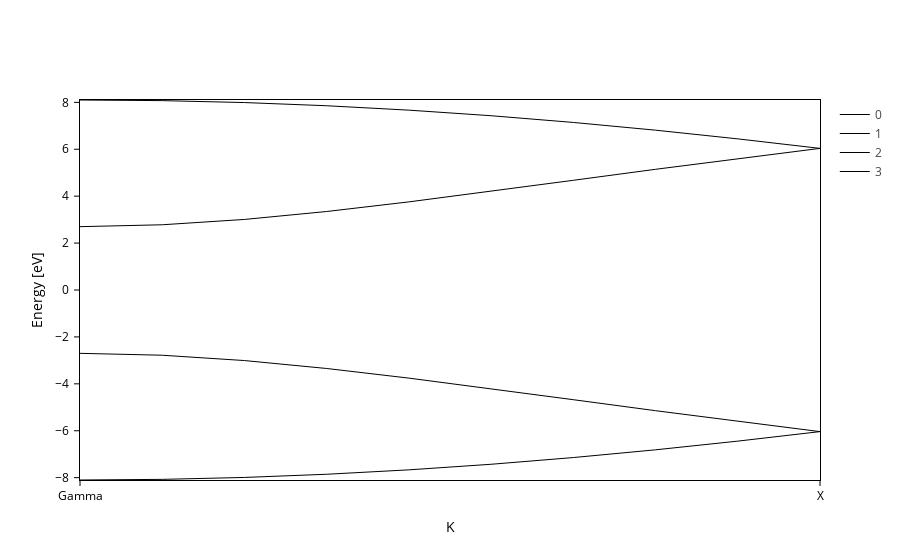

Source (notebook cell):
### Markdown cell above
All good, you can already use your new backend!

### Code cell
band_struct.plot(backend="plotly_myown")

### Figure 1 — Plotly figure (JSON) as saved in the notebook; plotly's stock layout.template omitted (floating-point values rounded to 4 significant figures)
{"data": [{"hoverinfo": "name", "hovertemplate": "%{y:.2f} eV", "line": {"color": "black", "width": 1.0}, "mode": "lines", "name": "0", "opacity": 1, "type": "scatter", "uid": "e35909fd-ecfb-4bd5-b724-7aac976c7a28", "x": [0.0, 0.08194, 0.1639, 0.2458, 0.3278, 0.4097, 0.4916, 0.5736, 0.6555, 0.7375], "y": [-8.1, -8.073, -7.991, -7.855, -7.667, -7.429, -7.144, -6.813, -6.443, -6.037]}, {"hoverinfo": "name", "hovertemplate": "%{y:.2f} eV", "line": {"color": "black", "width": 1.0}, "mode": "lines", "name": "1", "opacity": 1, "type": "scatter", "uid": "f8324274-ff5d-4b3e-a1d3-136f2cb2cd87", "x": [0.0, 0.08194, 0.1639, 0.2458, 0.3278, 0.4097, 0.4916, 0.5736, 0.6555, 0.7375], "y": [-2.7, -2.781, -3.008, -3.346, -3.757, -4.208, -4.677, -5.146, -5.602, -6.037]}, {"hoverinfo": "name", "hovertemplate": "%{y:.2f} eV", "line": {"color": "black", "width": 1.0}, "mode": "lines", "name": "2", "opacity": 1, "type": "scatter", "uid": "9f79de3d-7e9a-4997-94f2-abc8930b2765", "x": [0.0, 0.08194, 0.1639, 0.2458, 0.3278, 0.4097, 0.4916, 0.5736, 0.6555, 0.7375], "y": [2.7, 2.781, 3.008, 3.346, 3.757, 4.208, 4.677, 5.146, 5.602, 6.037]}, {"hoverinfo": "name", "hovertemplate": "%{y:.2f} eV", "line": {"color": "black", "width": 1.0}, "mode": "lines", "name": "3", "opacity": 1, "type": "scatter", "uid": "890351df-35ae-41e3-a2bc-1b5e350d3fa5", "x": [0.0, 0.08194, 0.1639, 0.2458, 0.3278, 0.4097, 0.4916, 0.5736, 0.6555, 0.7375], "y": [8.1, 8.073, 7.991, 7.855, 7.667, 7.429, 7.144, 6.813, 6.443, 6.037]}], "layout": {"xaxis": {"mirror": true, "range": [0.0, 0.7375], "showgrid": true, "ticktext": ["Gamma", "X"], "tickvals": [0.0, 0.7375], "title": {"text": "K"}}, "yaxis": {"mirror": true, "range": [-8.1, 8.1], "title": {"text": "Energy [eV]"}}}}
